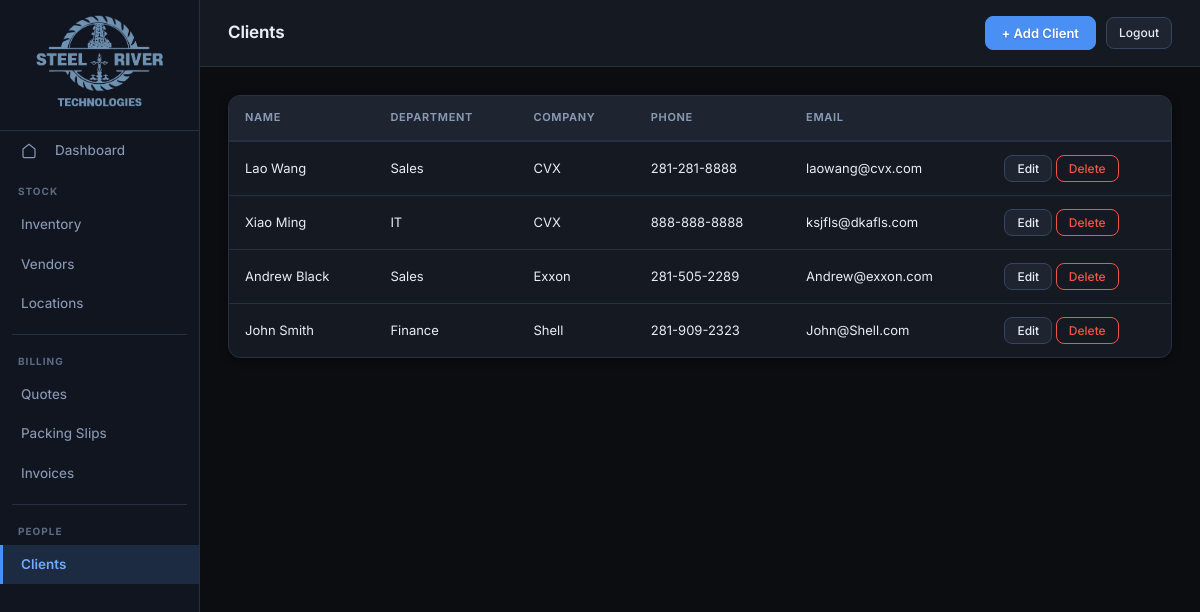
Before: /clients/ with the older database file.
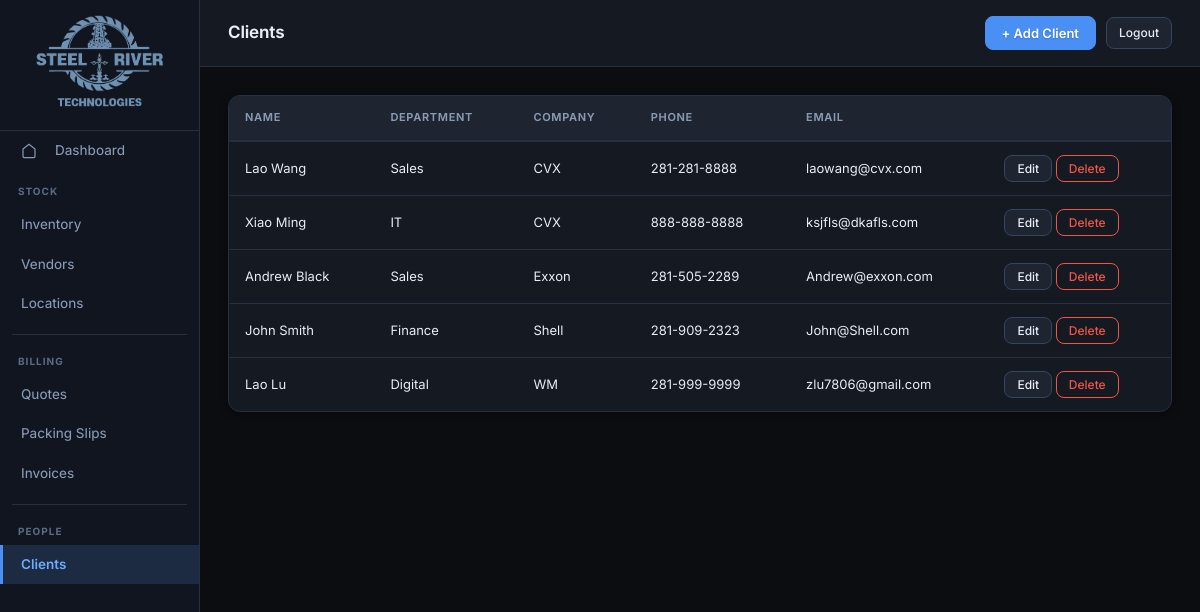
After: the same page with the newer database file.
### tables this page shows
CREATE TABLE Clients (
    client_id INTEGER PRIMARY KEY AUTOINCREMENT,
    name TEXT NOT NULL,
    department TEXT,
    company TEXT,
    phone TEXT,
    email TEXT,
    site_address TEXT,
    billing_address TEXT
, created_by TEXT, created_at TEXT, modified_by TEXT, modified_at TEXT);

### app/routes/other.py (the view)
@clients_router.get("/", response_class=HTMLResponse)
def clients_list(request: Request):
    db = get_db()
    clients = db.execute("SELECT * FROM Clients ORDER BY company, name").fetchall()
    db.close()
    return templates.TemplateResponse(
        "clients/list.html", {"request": request, "clients": clients}
    )

### app/templates/clients/list.html (shortened to what this page needs)
{% extends "base.html" %}
{% block page_title %}Clients{% endblock %}
{% set active = "clients" %}
{% block topbar_actions %}
<button class="btn btn-primary" onclick="document.getElementById('add-modal').classList.add('open')">+ Add Client</button>
{% endblock %}
{% block content %}
{% if clients %}
<div class="table-wrap">
<table>
  <thead>
    <tr>
      <th>Name</th>
      <th>Department</th>
      <th>Company</th>
      <th>Phone</th>
      <th>Email</th>
      <th></th>
    </tr>
  </thead>
  <tbody>
  {% for c in clients %}
  <tr>
    <td>{{ c.name }}</td>
    <td>{{ c.department or "—" }}</td>
    <td>{{ c.company or "—" }}</td>
    <td>{{ c.phone or "—" }}</td>
    <td>{{ c.email or "—" }}</td>
    <td>
      <button class="btn btn-sm" onclick="openEdit('{{ c.client_id }}','{{ c.name|replace("'","\\'")|e }}','{{ (c.department or "")|replace("'","\\'")|e }}','{{ (c.company or "")|replace("'","\\'")|e }}','{{ (c.phone or "")|replace("'","\\'")|e }}','{{ (c.email or "")|replace("'","\\'")|e }}','{{ (c.site_address or "")|replace("'","\\'")|e }}','{{ (c.billing_address or "")|replace("'","\\'")|e }}')">Edit</button>
      <form method="post" action="/clients/{{ c.client_id }}/delete" onsubmit="return confirm('Delete this client?')" style="display:inline;">
        <button type="submit" class="btn btn-sm btn-danger">Delete</button>
      </form>
    </td>
  </tr>
  {% endfor %}
  </tbody>
</table>
</div>
{% else %}
<div class="empty-state">No clients yet.</div>
{% endif %}
{% endblock %}

Changed rows visible on the page:
added Clients: name "Lao Lu", department "Digital", company "WM", phone "281-999-9999", email "zlu7806@gmail.com"
